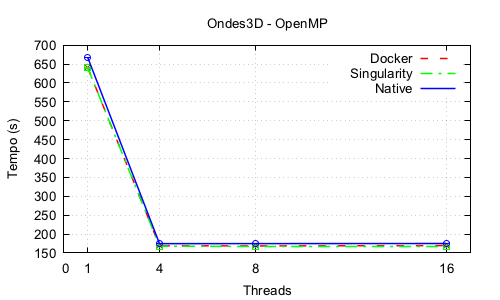

Recreate this plot in gnuplot.
#!/usr/local/bin/gnuplot -persist
#
#    
#    	G N U P L O T
#    	Version 5.2 patchlevel 2    last modified 2017-11-15 
#    
#    	Copyright (C) 1986-1993, 1998, 2004, 2007-2017
#    	Thomas Williams, Colin Kelley and many others
#    
#    	gnuplot home:     http://www.gnuplot.info
#    	faq, bugs, etc:   type "help FAQ"
#    	immediate help:   type "help"  (plot window: hit 'h')
# set terminal x11 
# set output
unset clip points
set clip one
unset clip two
set errorbars front 1.000000 
set border 31 front lt black linewidth 1.000 dashtype solid
set zdata 
set ydata 
set xdata 
set y2data 
set x2data 
set boxwidth
set style fill  empty border
set style rectangle back fc  bgnd fillstyle   solid 1.00 border lt -1
set style circle radius graph 0.02 
set style ellipse size graph 0.05, 0.03 angle 0 units xy
set dummy x, y
set format x "% h" 
set format y "% h" 
set format x2 "% h" 
set format y2 "% h" 
set format z "% h" 
set format cb "% h" 
set format r "% h" 
set ttics format "% h"
set timefmt "%d/%m/%y,%H:%M"
set angles radians
set tics back
set grid nopolar
set grid xtics nomxtics ytics nomytics noztics nomztics nortics nomrtics \
 nox2tics nomx2tics noy2tics nomy2tics nocbtics nomcbtics
set grid layerdefault   lt 0 linecolor 0 linewidth 0.500 dashtype solid,  lt 0 linecolor 0 linewidth 0.500 dashtype solid
unset raxis
set theta counterclockwise right
set style parallel front  lt black linewidth 2.000 dashtype solid
set key title "" center
set key fixed right top vertical Right noreverse enhanced autotitle nobox
set key noinvert samplen 4 spacing 1 width 0 height 0 
set key maxcolumns 0 maxrows 0
set key noopaque
unset label
unset arrow
set style increment default
unset style line
unset style arrow
set style histogram clustered gap 2 title textcolor lt -1
unset object
set style textbox transparent margins  1.0,  1.0 border  lt -1 linewidth  1.0
set offsets 0, 0, 0, 0
set pointsize 1
set pointintervalbox 1
set encoding default
unset polar
unset parametric
unset decimalsign
unset micro
unset minussign
set view 60, 30, 1, 1
set view azimuth 0
set rgbmax 255
set samples 100, 100
set isosamples 10, 10
set surface 
unset contour
set cntrlabel  format '%8.3g' font '' start 5 interval 20
set mapping cartesian
set datafile separator whitespace
unset hidden3d
set cntrparam order 4
set cntrparam linear
set cntrparam levels auto 5
set cntrparam points 5
set size ratio 0 1,1
set origin 0,0
set style data points
set style function lines
set xzeroaxis
set yzeroaxis
set zzeroaxis
unset x2zeroaxis
unset y2zeroaxis
set xyplane relative 0.5
set tics scale  1, 0.5, 1, 1, 1
set mxtics default
set mytics default
set mztics default
set mx2tics default
set my2tics default
set mcbtics default
set mrtics default
set nomttics
set xtics border in scale 1,0.5 mirror norotate  autojustify
set xtics  norangelimit 40
set xtics add  ("1" 1.00000, "4" 4.00000, "8" 8.00000, "16" 16.0000)
set ytics border in scale 1,0.5 mirror norotate  autojustify
set ytics  norangelimit 50
set ztics border in scale 1,0.5 nomirror norotate  autojustify
set ztics  norangelimit autofreq 
unset x2tics
unset y2tics
set cbtics border in scale 1,0.5 mirror norotate  autojustify
set cbtics  norangelimit autofreq 
set rtics axis in scale 1,0.5 nomirror norotate  autojustify
set rtics  norangelimit autofreq 
unset ttics
set title "Ondes3D - OpenMP" 
set title  font "" norotate
set timestamp bottom 
set timestamp "" 
set timestamp  font "" norotate
set trange [ * : * ] noreverse nowriteback
set urange [ * : * ] noreverse nowriteback
set vrange [ * : * ] noreverse nowriteback
set xlabel "Threads" 
set xlabel  font "" textcolor lt -1 norotate
set x2label "" 
set x2label  font "" textcolor lt -1 norotate
set xrange [ 0.00000 : 17.0000 ] noreverse nowriteback
set x2range [ * : * ] noreverse nowriteback
set ylabel "Tempo (s)" 
set ylabel  font "" textcolor lt -1 rotate
set y2label "" 
set y2label  font "" textcolor lt -1 rotate
set yrange [ * : * ] noreverse nowriteback
set y2range [ * : * ] noreverse nowriteback
set zlabel "" 
set zlabel  font "" textcolor lt -1 norotate
set zrange [ * : * ] noreverse nowriteback
set cblabel "" 
set cblabel  font "" textcolor lt -1 rotate
set cbrange [ * : * ] noreverse nowriteback
set rlabel "" 
set rlabel  font "" textcolor lt -1 norotate
set rrange [ * : * ] noreverse nowriteback
unset logscale
unset jitter
set zero 1e-08
set lmargin  -1
set bmargin  -1
set rmargin  -1
set tmargin  -1
set locale "C"
set pm3d explicit at s
set pm3d scansautomatic
set pm3d interpolate 1,1 flush begin noftriangles noborder corners2color mean
set pm3d nolighting
set palette positive nops_allcF maxcolors 0 gamma 1.5 color model RGB 
set palette rgbformulae 7, 5, 15
set colorbox default
set colorbox vertical origin screen 0.9, 0.2 size screen 0.05, 0.6 front  noinvert bdefault
set style boxplot candles range  1.50 outliers pt 7 separation 1 labels auto unsorted
set loadpath 
set fontpath 
set psdir
set fit brief errorvariables nocovariancevariables errorscaling prescale nowrap v5
GNUTERM = "x11"
## Last datafile plotted: "native.dat"
plot "docker.dat" using 1:2 with lines dashtype 2 lc rgb 'red' lw 1.5 title 'Docker',      "docker.dat" using 1:2:3:4 with errorbars lc rgb 'red' not,           "singularity.dat" using 1:2 with lines dashtype 4 lc rgb 'green' lw 1.5 title 'Singularity',      "singularity.dat" using 1:2:3:4 with errorbars lc rgb 'green' not,           "native.dat" using 1:2 with lines dashtype 1 lc rgb 'blue' lw 1.5 title 'Native',      "native.dat" using 1:2:3:4 with errorbars lc rgb 'blue' not
#    EOF
